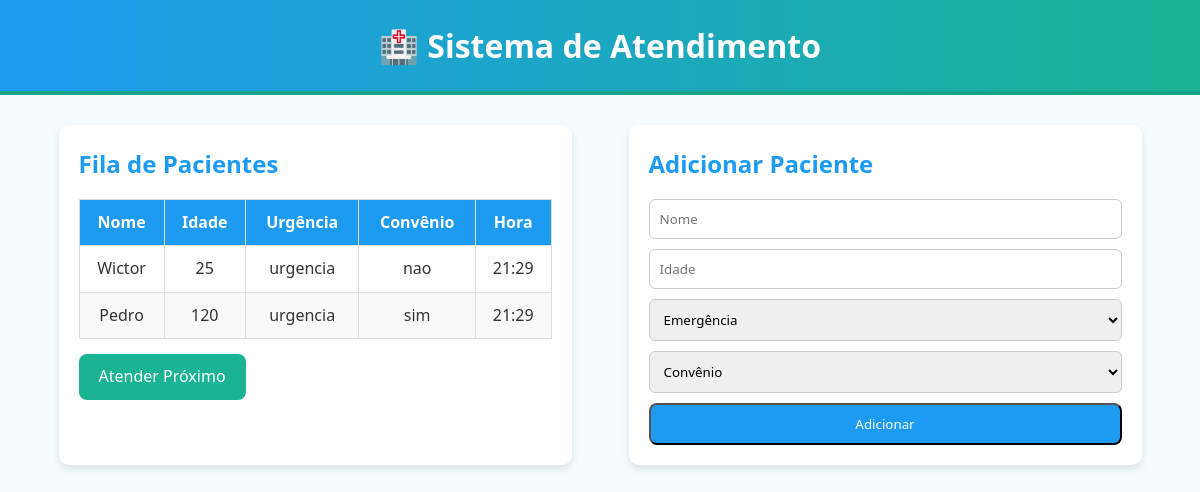
Before: / with the older database file.
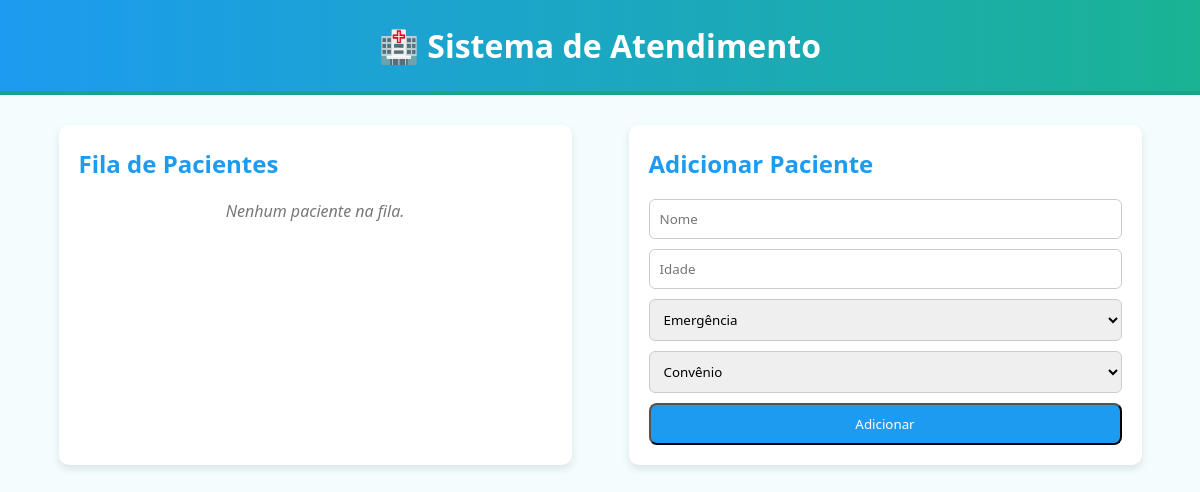
After: the same page with the newer database file.
### app.py (models this page shows)
class Paciente(db.Model):
    id = db.Column(db.Integer, primary_key=True)
    nome = db.Column(db.String(100), nullable=False)
    idade = db.Column(db.Integer, nullable=False)
    urgencia = db.Column(db.String(20))
    convenio = db.Column(db.String(10))
    hora = db.Column(db.String(10), default=lambda: datetime.now().strftime("%H:%M"))

### app.py (the view)
@app.route('/')
def index():
    pacientes = Paciente.query.all()
    return render_template('index.html', pacientes=list(enumerate(pacientes)))

### templates/index.html (shortened to what this page needs)
<!DOCTYPE html>
<html lang="pt-BR">
<head>
    <link rel="stylesheet" href="{{ url_for('static', filename='css/style.css') }}">
</head>
<body>
    <header>
        <h1>🏥 Sistema de Atendimento</h1>
    </header>
    <main>
        <section class="pacientes">
            <h2>Fila de Pacientes</h2>
            {% if pacientes %}
                <table>
                    <thead>
                        <tr>
                            <th>Nome</th>
                            <th>Idade</th>
                            <th>Urgência</th>
                            <th>Convênio</th>
                            <th>Hora</th>
                        </tr>
                    </thead>
                    <tbody>
                        {% for paciente in pacientes %}
                        <tr>
                            <td>{{ paciente[1]['nome'] }}</td>
                            <td>{{ paciente[1]['idade'] }}</td>
                            <td>{{ paciente[1]['urgencia'] }}</td>
                            <td>{{ paciente[1]['convenio'] }}</td>
                            <td>{{ paciente[1]['hora'] }}</td>
                        </tr>
                        {% endfor %}
                    </tbody>
                </table>
                <a href="{{ url_for('atender_paciente') }}" class="btn atender">Atender Próximo</a>
            {% else %}
                <p class="empty">Nenhum paciente na fila.</p>
            {% endif %}
        </section>
        <section class="formulario">
            <h2>Adicionar Paciente</h2>
            <form action="{{ url_for('add_paciente') }}" method="POST">
                <input type="text" name="nome" placeholder="Nome" required>
                <input type="number" name="idade" placeholder="Idade" required>
                <select name="urgencia" required>
                    <option value="emergencia">Emergência</option>
                </select>
                <select name="convenio" required>
                    <option value="sim">Convênio</option>
                </select>
                <button type="submit" class="btn">Adicionar</button>
            </form>
        </section>
    </main>
</body>
</html>

### Static/css/style.css (style rules this page uses)
* { margin: 0; padding: 0; box-sizing: border-box; font-family: "Segoe UI", Tahoma, Geneva, Verdana, sans-serif; }
body { background: #f4fdfd; color: #333; line-height: 1.6; }
header { background: linear-gradient(90deg, #1d9bf0, #1ab394); color: white; padding: 20px; text-align: center; border-bottom: 4px solid #17a589; }
header h1 { font-size: 2rem; }
main { display: flex; justify-content: space-around; padding: 30px; flex-wrap: wrap; }
section { background: white; padding: 20px; border-radius: 10px; box-shadow: 0 4px 8px rgba(0,0,0,0.1); width: 45%; min-width: 320px; margin-bottom: 20px; }
h2 { margin-bottom: 15px; color: #1d9bf0; }
.btn { display: inline-block; padding: 10px 20px; background: #1d9bf0; color: white; text-decoration: none; border-radius: 8px; transition: background 0.3s; text-align: center; cursor: pointer; }
form { display: flex; flex-direction: column; gap: 10px; }
form input, form select { padding: 10px; border: 1px solid #ccc; border-radius: 6px; outline: none; transition: 0.2s; }
.empty { font-style: italic; color: #777; text-align: center; }

Changed rows visible on the page:
removed Paciente: nome "Wictor", idade "25", urgencia "urgencia", convenio "nao", hora "21:29"
removed Paciente: nome "Pedro", idade "120", urgencia "urgencia", convenio "sim", hora "21:29"
Other visible differences:
text no longer shown: "Nome Idade Urgência Convênio Hora Atender Próximo"
text now shown: "Nenhum paciente na fila."
